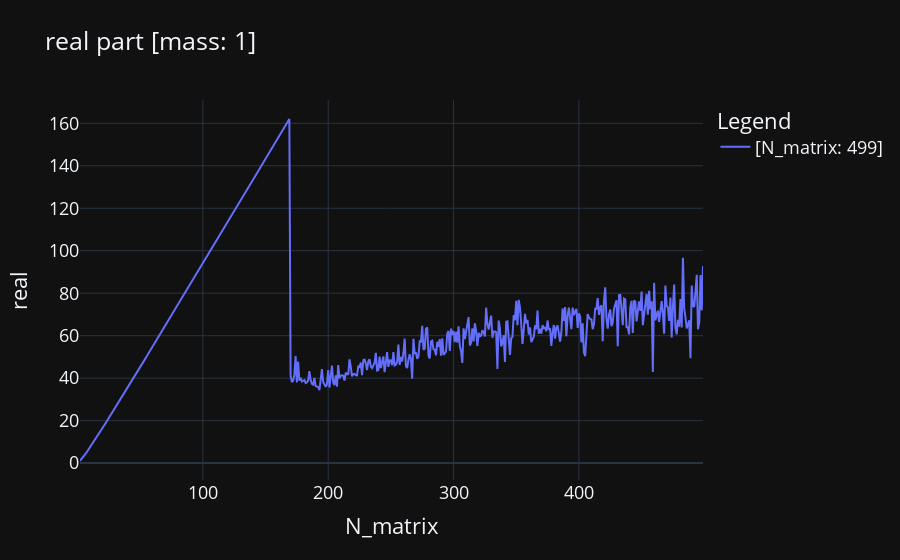
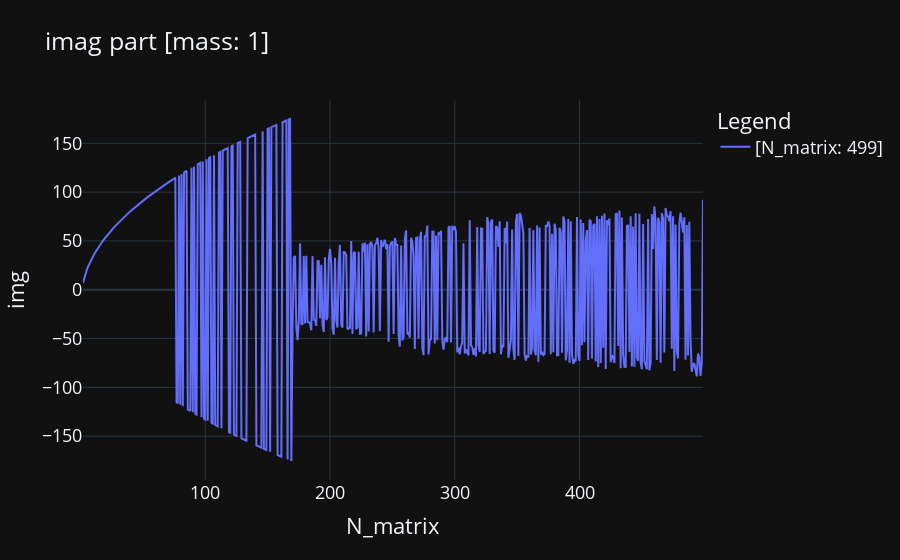

These figures' notebook cell, in order:
### Code cell
fig_real_1.add_trace(go.Scatter(x= [i for i in range(2,500)],y =result_real_1, name=f"[N_matrix: {N_matrix}]"))
fig_img_1.add_trace(go.Scatter (x= [i for i in range(2,500)],y =result_img_1 , name=f"[N_matrix: {N_matrix}]"))

fig_real_1.update_layout(
        title=f"real part [mass: {mass}]",
        xaxis_title="N_matrix",
        yaxis_title="real",
        legend_title="Legend",
        font=dict(
            size=18,
        )
)
fig_img_1.update_layout(
        title=f"imag part [mass: {mass}]",
        xaxis_title="N_matrix",
        yaxis_title="img",
        legend_title="Legend",
        font=dict(
            size=18,
        )
)

fig_real_1.update_layout(template='plotly_dark',showlegend=True)
fig_img_1. update_layout(template='plotly_dark',showlegend=True)
fig_real_1.write_image(f"out\\plots_1.png",scale=6, width=1920, height=1080)
fig_img_1.write_image(f"out\\plots_2.png",scale=6, width=1920, height=1080)

fig_real_1.show()
fig_img_1.show()

### Figure 1 — Plotly figure (JSON) as saved in the notebook; plotly's stock layout.template omitted (floating-point values rounded to 4 significant figures; data arrays with more than 128 entries replaced by an {"elided": "..."} marker saying what was removed)
{"data": [{"name": "[N_matrix: 499]", "type": "scatter", "x": {"elided": "498 int values"}, "y": {"elided": "498 float values"}}], "layout": {"font": {"size": 18}, "legend": {"title": {"text": "Legend"}}, "showlegend": true, "title": {"text": "real part [mass: 1]"}, "xaxis": {"title": {"text": "N_matrix"}}, "yaxis": {"title": {"text": "real"}}}}

### Figure 2 — Plotly figure (JSON) as saved in the notebook; plotly's stock layout.template omitted (floating-point values rounded to 4 significant figures; data arrays with more than 128 entries replaced by an {"elided": "..."} marker saying what was removed)
{"data": [{"name": "[N_matrix: 499]", "type": "scatter", "x": {"elided": "498 int values"}, "y": {"elided": "498 float values"}}], "layout": {"font": {"size": 18}, "legend": {"title": {"text": "Legend"}}, "showlegend": true, "title": {"text": "imag part [mass: 1]"}, "xaxis": {"title": {"text": "N_matrix"}}, "yaxis": {"title": {"text": "img"}}}}
